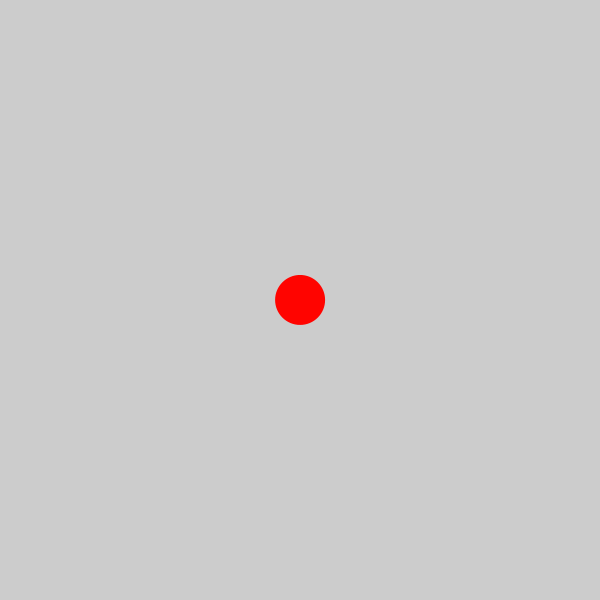
Frame 1 (no input)
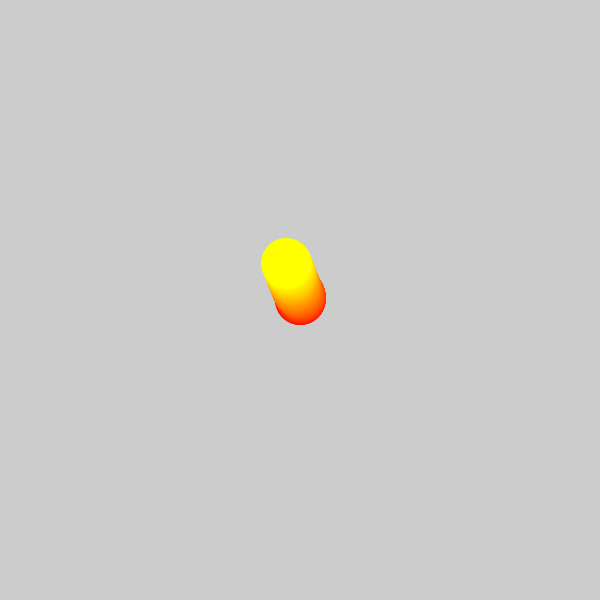
Frame 60 (the mouse pressed at the canvas centre just before this capture)
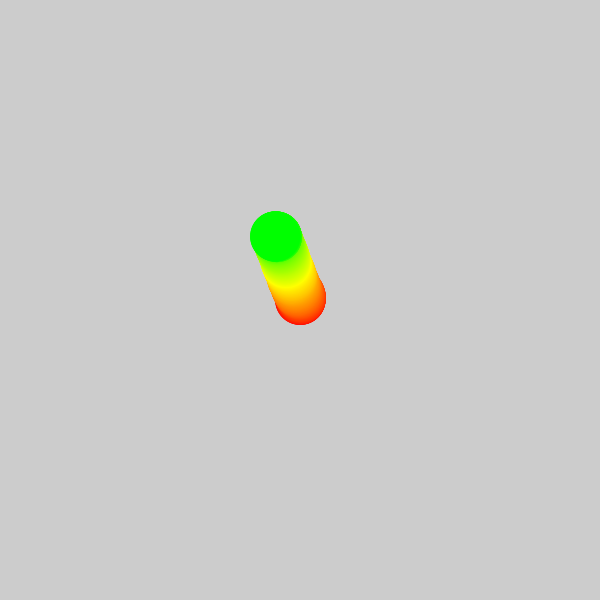
Frame 120 (the mouse held since frame 60 and released just before this capture)

The Processing sketch that drew these frames (run headless with seeded random() and noise(); from frame 60 on, the mouse is pressed at the canvas centre):

// Processing sketch: wanderer_with_pvectors
// ── wanderer_with_pvectors.pde
PVector loc;
PVector vel;
PVector acc;

int sz = 50;

void setup(){
  size (600,600);
  
  colorMode(HSB, 360, 100, 100, 100);
  
  //initialize location variables
  loc = new PVector(width/2,height/2);
  
  //initialize velocity
  vel = new PVector(0,0);

  
  //initialize acceleration
  acc = new PVector(random(-.1, .1), random(-.1,.1));
}

void draw(){
 
  acc.set(random(-.1,.1), random(-.1,.1));
  
  fill(frameCount%360, 100, 100);
  noStroke();

  //add acceleration to velocity
  vel.add(acc);


  //limit velocity to avoid going uncontrollably fast
  vel.limit(5);


  //add velocity to location
  loc.add(vel);
  
  ellipse(loc.x, loc.y, sz,sz);
  
  if (loc.x - sz/2 > width){
    loc.x = -sz/2;
  }
  if(loc.x + sz/2 < 0){
    loc.x = width + sz/2;
  }
  if (loc.y - sz/2 > height){
    loc.y = -sz/2;
  }
  if (loc.y + sz/2 < 0){
    loc.y = height + sz/2;
  }
}
